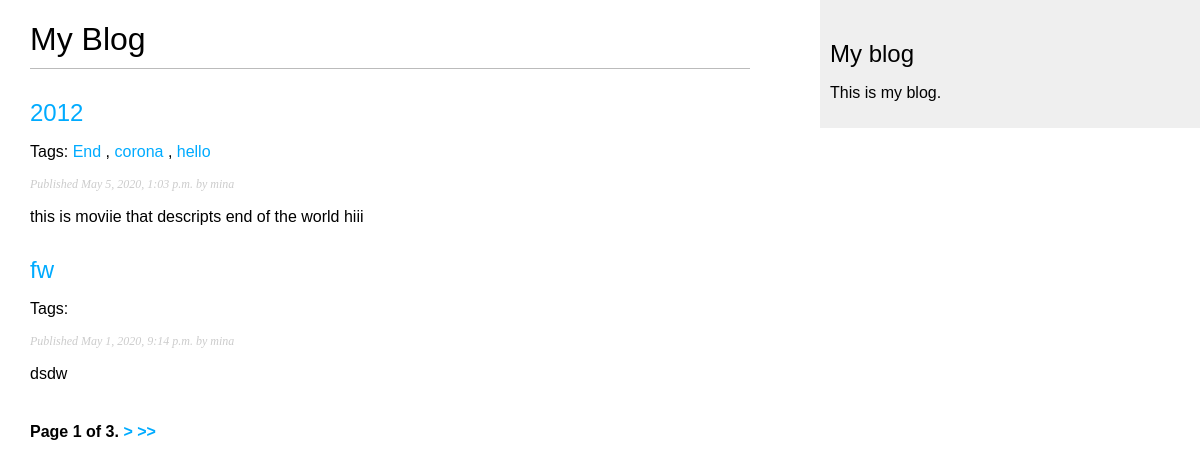
The app's page /blogs/ with its own data.
### blog/models.py (models this page shows, shortened)
class Post(models.Model):
    title = models.CharField(max_length=250)
    slug = models.SlugField(max_length=250,unique_for_date='publish')
    author = models.ForeignKey(User,on_delete=models.CASCADE,related_name='posts')
    body = models.TextField()
    publish = models.DateTimeField(default=timezone.now)
    created = models.DateTimeField(auto_now_add=True)
    updated = models.DateTimeField(auto_now=True)
    status = models.CharField(max_length=10,choices=status_choices,default='draft')
    tags = TaggableManager()
    objects = models.Manager() # The default manager.
    published = Published() # Our custom manager.
    class Meta:
        ordering = ('-publish',)
    def get_absolute_url(self):
        return reverse('blog:post_detail',
                       kwargs={"year":self.publish.year,
                             "month":self.publish.month,
                             "day":self.publish.day,
                             "post": self.slug})

### blog/views.py (the view)
# urls.py: path('', post_list,name="post_list"),
def post_list(request,tag_slug=None):
    tag=None
    if(tag_slug==None):
        posts = Post.published.all()
    else:
        tag = get_object_or_404(Tag,slug=tag_slug)
        posts = Post.published.filter(tags__in = [tag])
    paginator = Paginator(posts,2)
    page = request.GET.get('page')
    try:
        posts = paginator.page(page)
    except PageNotAnInteger:
        posts = paginator.page(1)
    except EmptyPage:
        posts = paginator.page(paginator.num_pages)
    context = {'page':page,'posts':posts,'tag':tag}
    return render(request,'blog/post_list.html',context)

### blog/models.py (called while the page is built)
    def get_queryset(self):
        return super().get_queryset().filter(status="published")

### blog/templates/blog/post_list.html (shortened to what this page needs)
{% extends "blog/base.html" %}
{% block content %}
  <h1>My Blog</h1>
  {% for post in posts %}
    <h2>
      <a href="{{ post.get_absolute_url }}">
        {{ post.title }}
      </a>
    </h2>
    <p class="tags">
      Tags:
      {% for tag in post.tags.all %}
        <a href="{% url "blog:post_list_by_tag" tag.slug %}">
          {{ tag.name }}
        </a>
        {% if not forloop.last %}, {% endif %}
      {% endfor %}
    </p>
    <p class="date">
      Published {{ post.publish }} by {{ post.author }}
    </p>
    {{ post.body|truncatewords:30|linebreaks }}
  {% endfor %}
  {% include "pagination.html" with page=posts %}
{% endblock %}

### blog/templates/blog/base.html (shortened to what this page needs)
{% load static %}
<!DOCTYPE html>
<html>
<head>
  <link href="{% static 'css/blog.css' %}" rel="stylesheet">
</head>
<body>
  <div id="content">
    {% block content %}
    {% endblock %}
  </div>
  <div id="sidebar">
    <h2>My blog</h2>
    <p>This is my blog.</p>
  </div>
</body>
</html>

### blog/templates/pagination.html (shortened to what this page needs)
<div class="pagination">
  <span class="step-links">
    <span class="current">
      Page {{ page.number }} of {{ page.paginator.num_pages }}.
    </span>
    {% if page.has_next %}
      <a href="?page={{ page.next_page_number }}"> > </a>
    {% endif %}
    {% if page.has_next %}
      <a href="?page={{ page.paginator.num_pages }}"> >> </a>
    {% endif %}
  </span>
</div>

### blog/static/css/blog.css (style rules this page uses)
body { margin:0; padding:0; font-family:helvetica, sans-serif; }
a { color:#00abff; text-decoration:none; }
h1 { font-weight:normal; border-bottom:1px solid #bbb; padding:0 0 10px 0; }
h2 { font-weight:normal; margin:30px 0 0; }
#content { float:left; width:60%; padding:0 0 0 30px; }
#sidebar { float:right; width:30%; padding:10px; background:#efefef; height:100%; }
p.date { color:#ccc; font-family: georgia, serif; font-size: 12px; font-style: italic; }
.pagination { margin:40px 0; font-weight:bold; }

### records on screen
Post: title "2012", publish "May 5, 2020, 1:03 p.m.", author "mina", body "this is moviie that descripts end of the world hiii"
Tag: name "End"
Tag: name "corona"
Tag: name "hello"
Post: title "fw", publish "May 1, 2020, 9:14 p.m.", author "mina", body "dsdw"

### other values on screen
{{ page.number }} "1"
{{ page.paginator.num_pages }} "3"
